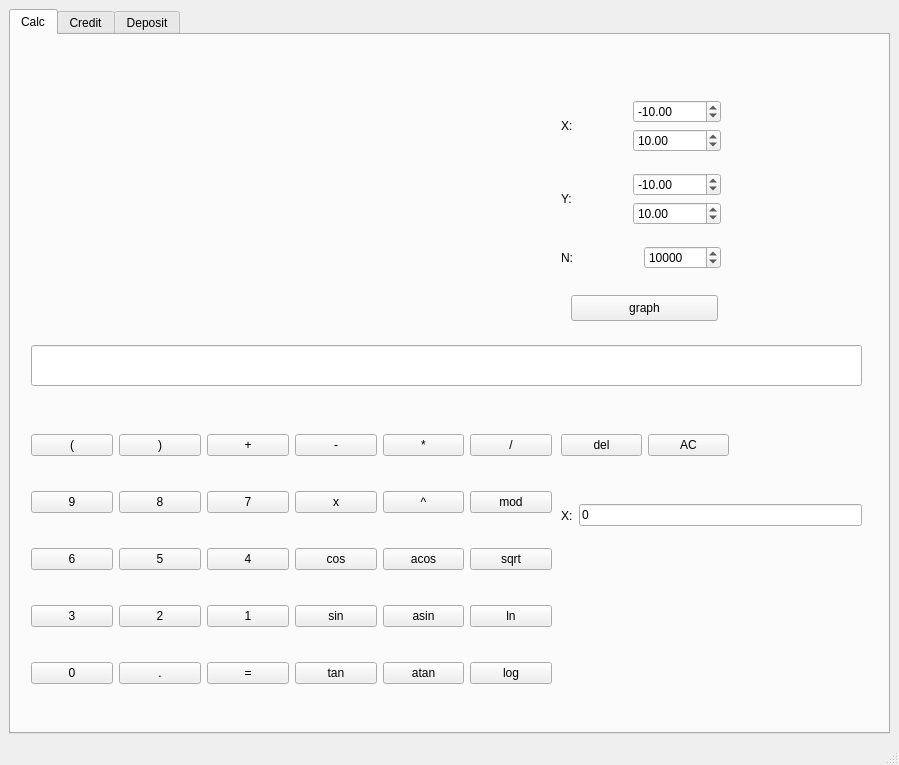
<?xml version="1.0" encoding="UTF-8"?>
<ui version="4.0">
 <class>MainWindow</class>
 <widget class="QMainWindow" name="MainWindow">
  <property name="geometry">
   <rect>
    <x>0</x>
    <y>0</y>
    <width>899</width>
    <height>765</height>
   </rect>
  </property>
  <property name="windowTitle">
   <string>MainWindow</string>
  </property>
  <widget class="QWidget" name="centralwidget">
   <layout class="QHBoxLayout" name="horizontalLayout_7">
    <item>
     <widget class="QTabWidget" name="tabWidget">
      <property name="currentIndex">
       <number>0</number>
      </property>
      <widget class="QWidget" name="base_tab">
       <attribute name="title">
        <string>Calc</string>
       </attribute>
       <widget class="QWidget" name="horizontalLayoutWidget">
        <property name="geometry">
         <rect>
          <x>20</x>
          <y>370</y>
          <width>521</width>
          <height>310</height>
         </rect>
        </property>
        <layout class="QHBoxLayout" name="horizontalLayout">
         <item>
          <layout class="QGridLayout" name="gridLayout">
           <item row="2" column="1">
            <widget class="QPushButton" name="five_button">
             <property name="text">
              <string>5</string>
             </property>
            </widget>
           </item>
           <item row="1" column="2">
            <widget class="QPushButton" name="seven_button">
             <property name="text">
              <string>7</string>
             </property>
            </widget>
           </item>
           <item row="4" column="0">
            <widget class="QPushButton" name="zero_button">
             <property name="text">
              <string>0</string>
             </property>
            </widget>
           </item>
           <item row="3" column="2">
            <widget class="QPushButton" name="one_button">
             <property name="text">
              <string>1</string>
             </property>
            </widget>
           </item>
           <item row="3" column="0">
            <widget class="QPushButton" name="three_button">
             <property name="text">
              <string>3</string>
             </property>
            </widget>
           </item>
           <item row="2" column="0">
            <widget class="QPushButton" name="six_button">
             <property name="text">
              <string>6</string>
             </property>
            </widget>
           </item>
           <item row="0" column="1">
            <widget class="QPushButton" name="close_button">
             <property name="text">
              <string>)</string>
             </property>
            </widget>
           </item>
           <item row="1" column="0">
            <widget class="QPushButton" name="nine_button">
             <property name="text">
              <string>9</string>
             </property>
            </widget>
           </item>
           <item row="4" column="1">
            <widget class="QPushButton" name="dot_button">
             <property name="text">
              <string>.</string>
             </property>
            </widget>
           </item>
           <item row="0" column="0">
            <widget class="QPushButton" name="open_button">
             <property name="text">
              <string>(</string>
             </property>
            </widget>
           </item>
           <item row="3" column="1">
            <widget class="QPushButton" name="two_button">
             <property name="text">
              <string>2</string>
             </property>
            </widget>
           </item>
           <item row="0" column="2">
            <widget class="QPushButton" name="plus_button">
             <property name="text">
              <string>+</string>
             </property>
            </widget>
           </item>
           <item row="4" column="2">
            <widget class="QPushButton" name="calc_button">
             <property name="text">
              <string>=</string>
             </property>
            </widget>
           </item>
           <item row="1" column="1">
            <widget class="QPushButton" name="eight_button">
             <property name="text">
              <string>8</string>
             </property>
            </widget>
           </item>
           <item row="2" column="2">
            <widget class="QPushButton" name="four_button">
             <property name="text">
              <string>4</string>
             </property>
            </widget>
           </item>
          </layout>
         </item>
         <item>
          <layout class="QGridLayout" name="gridLayout_2">
           <item row="2" column="0">
            <widget class="QPushButton" name="cos">
             <property name="text">
              <string>cos</string>
             </property>
            </widget>
           </item>
           <item row="0" column="1">
            <widget class="QPushButton" name="mult_button">
             <property name="text">
              <string>*</string>
             </property>
            </widget>
           </item>
           <item row="3" column="1">
            <widget class="QPushButton" name="asin">
             <property name="text">
              <string>asin</string>
             </property>
            </widget>
           </item>
           <item row="3" column="0">
            <widget class="QPushButton" name="sin">
             <property name="text">
              <string>sin</string>
             </property>
            </widget>
           </item>
           <item row="3" column="2">
            <widget class="QPushButton" name="ln">
             <property name="text">
              <string>ln</string>
             </property>
            </widget>
           </item>
           <item row="1" column="2">
            <widget class="QPushButton" name="mod_button">
             <property name="text">
              <string>mod</string>
             </property>
            </widget>
           </item>
           <item row="2" column="2">
            <widget class="QPushButton" name="sqrt">
             <property name="text">
              <string>sqrt</string>
             </property>
            </widget>
           </item>
           <item row="4" column="2">
            <widget class="QPushButton" name="log">
             <property name="text">
              <string>log</string>
             </property>
            </widget>
           </item>
           <item row="0" column="2">
            <widget class="QPushButton" name="div_button">
             <property name="text">
              <string>/</string>
             </property>
            </widget>
           </item>
           <item row="2" column="1">
            <widget class="QPushButton" name="acos">
             <property name="text">
              <string>acos</string>
             </property>
            </widget>
           </item>
           <item row="1" column="0">
            <widget class="QPushButton" name="x_button">
             <property name="enabled">
              <bool>true</bool>
             </property>
             <property name="text">
              <string>x</string>
             </property>
            </widget>
           </item>
           <item row="1" column="1">
            <widget class="QPushButton" name="pow_button">
             <property name="text">
              <string>^</string>
             </property>
            </widget>
           </item>
           <item row="4" column="1">
            <widget class="QPushButton" name="atan">
             <property name="text">
              <string>atan</string>
             </property>
            </widget>
           </item>
           <item row="4" column="0">
            <widget class="QPushButton" name="tan">
             <property name="text">
              <string>tan</string>
             </property>
            </widget>
           </item>
           <item row="0" column="0">
            <widget class="QPushButton" name="minus_button">
             <property name="text">
              <string>-</string>
             </property>
            </widget>
           </item>
          </layout>
         </item>
        </layout>
       </widget>
       <widget class="QWidget" name="horizontalLayoutWidget_2">
        <property name="geometry">
         <rect>
          <x>550</x>
          <y>380</y>
          <width>168</width>
          <height>61</height>
         </rect>
        </property>
        <layout class="QHBoxLayout" name="horizontalLayout_5">
         <item>
          <widget class="QPushButton" name="del_button">
           <property name="text">
            <string>del</string>
           </property>
          </widget>
         </item>
         <item>
          <widget class="QPushButton" name="ac_button">
           <property name="text">
            <string>AC</string>
           </property>
          </widget>
         </item>
        </layout>
       </widget>
       <widget class="QWidget" name="horizontalLayoutWidget_4">
        <property name="geometry">
         <rect>
          <x>550</x>
          <y>450</y>
          <width>301</width>
          <height>61</height>
         </rect>
        </property>
        <layout class="QHBoxLayout" name="horizontalLayout_4">
         <item>
          <widget class="QLabel" name="xv_label">
           <property name="text">
            <string>X:</string>
           </property>
          </widget>
         </item>
         <item>
          <widget class="QLineEdit" name="xv_edit">
           <property name="text">
            <string>0</string>
           </property>
          </widget>
         </item>
        </layout>
       </widget>
       <widget class="QLineEdit" name="lineEdit">
        <property name="geometry">
         <rect>
          <x>20</x>
          <y>310</y>
          <width>831</width>
          <height>41</height>
         </rect>
        </property>
        <property name="maxLength">
         <number>255</number>
        </property>
        <property name="readOnly">
         <bool>false</bool>
        </property>
       </widget>
       <widget class="QWidget" name="verticalLayoutWidget_4">
        <property name="geometry">
         <rect>
          <x>550</x>
          <y>50</y>
          <width>160</width>
          <height>201</height>
         </rect>
        </property>
        <layout class="QVBoxLayout" name="verticalLayout_4">
         <item>
          <layout class="QHBoxLayout" name="horizontalLayout_2">
           <item>
            <widget class="QLabel" name="x_label">
             <property name="text">
              <string>X:</string>
             </property>
            </widget>
           </item>
           <item>
            <layout class="QVBoxLayout" name="verticalLayout_2">
             <item>
              <widget class="QDoubleSpinBox" name="xspin_start">
               <property name="minimum">
                <double>-1000000.000000000000000</double>
               </property>
               <property name="maximum">
                <double>1000000.000000000000000</double>
               </property>
               <property name="value">
                <double>-10.000000000000000</double>
               </property>
              </widget>
             </item>
             <item>
              <widget class="QDoubleSpinBox" name="xspin_stop">
               <property name="minimum">
                <double>-1000000.000000000000000</double>
               </property>
               <property name="maximum">
                <double>1000000.000000000000000</double>
               </property>
               <property name="value">
                <double>10.000000000000000</double>
               </property>
              </widget>
             </item>
            </layout>
           </item>
          </layout>
         </item>
         <item>
          <layout class="QHBoxLayout" name="horizontalLayout_3">
           <item>
            <widget class="QLabel" name="y_label">
             <property name="enabled">
              <bool>true</bool>
             </property>
             <property name="text">
              <string>Y:</string>
             </property>
            </widget>
           </item>
           <item>
            <layout class="QVBoxLayout" name="verticalLayout_3">
             <item>
              <widget class="QDoubleSpinBox" name="yspin_start">
               <property name="minimum">
                <double>-1000000.000000000000000</double>
               </property>
               <property name="maximum">
                <double>1000000.000000000000000</double>
               </property>
               <property name="value">
                <double>-10.000000000000000</double>
               </property>
              </widget>
             </item>
             <item>
              <widget class="QDoubleSpinBox" name="yspin_stop">
               <property name="minimum">
                <double>-1000000.000000000000000</double>
               </property>
               <property name="maximum">
                <double>1000000.000000000000000</double>
               </property>
               <property name="value">
                <double>10.000000000000000</double>
               </property>
              </widget>
             </item>
            </layout>
           </item>
          </layout>
         </item>
         <item>
          <layout class="QHBoxLayout" name="horizontalLayout_6">
           <item>
            <widget class="QLabel" name="n_label">
             <property name="tabletTracking">
              <bool>false</bool>
             </property>
             <property name="text">
              <string>N:</string>
             </property>
            </widget>
           </item>
           <item>
            <widget class="QSpinBox" name="nspin">
             <property name="minimum">
              <number>1</number>
             </property>
             <property name="maximum">
              <number>100000</number>
             </property>
             <property name="value">
              <number>10000</number>
             </property>
            </widget>
           </item>
          </layout>
         </item>
        </layout>
       </widget>
       <widget class="QPushButton" name="graph_button">
        <property name="geometry">
         <rect>
          <x>560</x>
          <y>260</y>
          <width>147</width>
          <height>26</height>
         </rect>
        </property>
        <property name="text">
         <string>graph</string>
        </property>
       </widget>
       <widget class="QCustomPlot" name="graph" native="true">
        <property name="geometry">
         <rect>
          <x>40</x>
          <y>20</y>
          <width>461</width>
          <height>271</height>
         </rect>
        </property>
       </widget>
      </widget>
      <widget class="QWidget" name="bonus1_tab">
       <attribute name="title">
        <string>Credit</string>
       </attribute>
       <widget class="QWidget" name="gridLayoutWidget">
        <property name="geometry">
         <rect>
          <x>20</x>
          <y>40</y>
          <width>573</width>
          <height>311</height>
         </rect>
        </property>
        <layout class="QGridLayout" name="gridLayout_3">
         <item row="1" column="0">
          <widget class="QLabel" name="label_2">
           <property name="text">
            <string>Срок кредита (месяцы): </string>
           </property>
          </widget>
         </item>
         <item row="3" column="1">
          <widget class="QRadioButton" name="aut_radio">
           <property name="text">
            <string>Аннуитетные</string>
           </property>
           <property name="checked">
            <bool>true</bool>
           </property>
          </widget>
         </item>
         <item row="2" column="0">
          <widget class="QLabel" name="label_3">
           <property name="text">
            <string>Процентная ставка:</string>
           </property>
          </widget>
         </item>
         <item row="4" column="1">
          <widget class="QRadioButton" name="dif_radio">
           <property name="text">
            <string>Дифференцированные </string>
           </property>
          </widget>
         </item>
         <item row="3" column="0">
          <widget class="QLabel" name="label_4">
           <property name="text">
            <string>Тип ежемесячных платежей: </string>
           </property>
          </widget>
         </item>
         <item row="0" column="0">
          <widget class="QLabel" name="label">
           <property name="text">
            <string>Общая сумма кредита: </string>
           </property>
          </widget>
         </item>
         <item row="0" column="1">
          <widget class="QDoubleSpinBox" name="credit_sum">
           <property name="minimum">
            <double>1.000000000000000</double>
           </property>
           <property name="maximum">
            <double>500000000.000000000000000</double>
           </property>
          </widget>
         </item>
         <item row="2" column="1">
          <widget class="QDoubleSpinBox" name="credit_perc">
           <property name="minimum">
            <double>0.010000000000000</double>
           </property>
           <property name="maximum">
            <double>999.000000000000000</double>
           </property>
          </widget>
         </item>
         <item row="1" column="1">
          <widget class="QSpinBox" name="credit_months">
           <property name="minimum">
            <number>1</number>
           </property>
           <property name="maximum">
            <number>600</number>
           </property>
          </widget>
         </item>
         <item row="4" column="0">
          <widget class="QPushButton" name="credit_start">
           <property name="text">
            <string>РАССЧИТАТЬ</string>
           </property>
          </widget>
         </item>
        </layout>
       </widget>
       <widget class="QLabel" name="label_5">
        <property name="geometry">
         <rect>
          <x>20</x>
          <y>10</y>
          <width>241</width>
          <height>31</height>
         </rect>
        </property>
        <property name="font">
         <font>
          <pointsize>14</pointsize>
          <bold>true</bold>
         </font>
        </property>
        <property name="styleSheet">
         <string notr="true">font-weight: bold;</string>
        </property>
        <property name="text">
         <string>Кредитный калькулятор</string>
        </property>
       </widget>
       <widget class="QLabel" name="label_6">
        <property name="geometry">
         <rect>
          <x>20</x>
          <y>380</y>
          <width>241</width>
          <height>31</height>
         </rect>
        </property>
        <property name="font">
         <font>
          <pointsize>14</pointsize>
          <bold>true</bold>
         </font>
        </property>
        <property name="styleSheet">
         <string notr="true">font-weight: bold;</string>
        </property>
        <property name="text">
         <string>Результат</string>
        </property>
       </widget>
       <widget class="QWidget" name="gridLayoutWidget_2">
        <property name="geometry">
         <rect>
          <x>19</x>
          <y>409</y>
          <width>571</width>
          <height>251</height>
         </rect>
        </property>
        <layout class="QGridLayout" name="gridLayout_4">
         <item row="0" column="0">
          <widget class="QLabel" name="label_7">
           <property name="text">
            <string>Ежемесячный платеж</string>
           </property>
          </widget>
         </item>
         <item row="2" column="0">
          <widget class="QLabel" name="label_9">
           <property name="text">
            <string>Долг + проценты</string>
           </property>
          </widget>
         </item>
         <item row="1" column="0">
          <widget class="QLabel" name="label_8">
           <property name="text">
            <string>Начисленные проценты</string>
           </property>
          </widget>
         </item>
         <item row="0" column="1">
          <widget class="QLineEdit" name="month_pay">
           <property name="readOnly">
            <bool>true</bool>
           </property>
          </widget>
         </item>
         <item row="1" column="1">
          <widget class="QLineEdit" name="perc_pay">
           <property name="readOnly">
            <bool>true</bool>
           </property>
          </widget>
         </item>
         <item row="2" column="1">
          <widget class="QLineEdit" name="all_pay">
           <property name="text">
            <string/>
           </property>
           <property name="readOnly">
            <bool>true</bool>
           </property>
          </widget>
         </item>
        </layout>
       </widget>
      </widget>
      <widget class="QWidget" name="bonus2_tab">
       <attribute name="title">
        <string>Deposit</string>
       </attribute>
       <widget class="QTableWidget" name="tableWidget">
        <property name="geometry">
         <rect>
          <x>10</x>
          <y>490</y>
          <width>621</width>
          <height>192</height>
         </rect>
        </property>
        <property name="minimumSize">
         <size>
          <width>421</width>
          <height>0</height>
         </size>
        </property>
        <attribute name="horizontalHeaderCascadingSectionResizes">
         <bool>true</bool>
        </attribute>
        <attribute name="horizontalHeaderDefaultSectionSize">
         <number>150</number>
        </attribute>
        <attribute name="horizontalHeaderHighlightSections">
         <bool>true</bool>
        </attribute>
        <row/>
        <column>
         <property name="text">
          <string>Дата</string>
         </property>
        </column>
        <column>
         <property name="text">
          <string>Сумма</string>
         </property>
        </column>
        <column>
         <property name="text">
          <string>Периодичность</string>
         </property>
        </column>
        <column>
         <property name="text">
          <string>Тип</string>
         </property>
        </column>
       </widget>
       <widget class="QWidget" name="verticalLayoutWidget">
        <property name="geometry">
         <rect>
          <x>10</x>
          <y>10</y>
          <width>511</width>
          <height>291</height>
         </rect>
        </property>
        <layout class="QVBoxLayout" name="verticalLayout">
         <item>
          <layout class="QHBoxLayout" name="horizontalLayout_8">
           <item>
            <widget class="QLabel" name="label_10">
             <property name="text">
              <string>Сумма вклада</string>
             </property>
            </widget>
           </item>
           <item>
            <widget class="QDoubleSpinBox" name="doubleSpinBox">
             <property name="maximum">
              <double>10000000000000000000.000000000000000</double>
             </property>
            </widget>
           </item>
          </layout>
         </item>
         <item>
          <layout class="QHBoxLayout" name="horizontalLayout_9">
           <item>
            <widget class="QLabel" name="label_11">
             <property name="text">
              <string>Срок размещения</string>
             </property>
            </widget>
           </item>
           <item>
            <widget class="QSpinBox" name="spinBox">
             <property name="maximum">
              <number>100</number>
             </property>
            </widget>
           </item>
           <item>
            <widget class="QComboBox" name="comboBox">
             <item>
              <property name="text">
               <string>Дней</string>
              </property>
             </item>
             <item>
              <property name="text">
               <string>Месяцев</string>
              </property>
             </item>
             <item>
              <property name="text">
               <string>Лет</string>
              </property>
             </item>
            </widget>
           </item>
          </layout>
         </item>
         <item>
          <layout class="QHBoxLayout" name="horizontalLayout_10">
           <item>
            <widget class="QLabel" name="label_12">
             <property name="text">
              <string>Начало срока</string>
             </property>
            </widget>
           </item>
           <item>
            <widget class="QDateEdit" name="dateEdit">
             <property name="displayFormat">
              <string>dd/MM/yyyy</string>
             </property>
             <property name="date">
              <date>
               <year>2024</year>
               <month>3</month>
               <day>3</day>
              </date>
             </property>
            </widget>
           </item>
          </layout>
         </item>
         <item>
          <layout class="QHBoxLayout" name="horizontalLayout_13">
           <item>
            <widget class="QLabel" name="label_14">
             <property name="text">
              <string>Процентная ставка</string>
             </property>
            </widget>
           </item>
           <item>
            <widget class="QComboBox" name="comboBox_3">
             <item>
              <property name="text">
               <string>Фиксированная</string>
              </property>
             </item>
             <item>
              <property name="text">
               <string>Зависит от суммы</string>
              </property>
             </item>
             <item>
              <property name="text">
               <string>Зависит от срока</string>
              </property>
             </item>
            </widget>
           </item>
           <item>
            <widget class="QDoubleSpinBox" name="doubleSpinBox_2"/>
           </item>
          </layout>
         </item>
         <item>
          <layout class="QHBoxLayout" name="horizontalLayout_14">
           <item>
            <widget class="QLabel" name="label_15">
             <property name="text">
              <string>Налоговая ставка</string>
             </property>
            </widget>
           </item>
           <item>
            <widget class="QDoubleSpinBox" name="doubleSpinBox_3"/>
           </item>
          </layout>
         </item>
         <item>
          <layout class="QHBoxLayout" name="horizontalLayout_11">
           <item>
            <widget class="QCheckBox" name="checkBox">
             <property name="text">
              <string>Капитализация процентов</string>
             </property>
            </widget>
           </item>
          </layout>
         </item>
         <item>
          <layout class="QHBoxLayout" name="horizontalLayout_12">
           <item>
            <widget class="QLabel" name="label_13">
             <property name="text">
              <string>Периодичность выплат</string>
             </property>
            </widget>
           </item>
           <item>
            <widget class="QComboBox" name="comboBox_2">
             <item>
              <property name="text">
               <string>В конце срока</string>
              </property>
             </item>
             <item>
              <property name="text">
               <string>Каждый день</string>
              </property>
             </item>
             <item>
              <property name="text">
               <string>Каждую неделю</string>
              </property>
             </item>
             <item>
              <property name="text">
               <string>Каждый месяц</string>
              </property>
             </item>
             <item>
              <property name="text">
               <string>Каждый квартал</string>
              </property>
             </item>
             <item>
              <property name="text">
               <string>Каждые полгода</string>
              </property>
             </item>
             <item>
              <property name="text">
               <string>Каждый год</string>
              </property>
             </item>
            </widget>
           </item>
          </layout>
         </item>
        </layout>
       </widget>
       <widget class="QWidget" name="verticalLayoutWidget_2">
        <property name="geometry">
         <rect>
          <x>550</x>
          <y>10</y>
          <width>321</width>
          <height>291</height>
         </rect>
        </property>
        <layout class="QVBoxLayout" name="verticalLayout_5">
         <item>
          <widget class="QLabel" name="label_16">
           <property name="text">
            <string>Начисленные проценты</string>
           </property>
           <property name="alignment">
            <set>Qt::AlignCenter</set>
           </property>
          </widget>
         </item>
         <item>
          <widget class="QLineEdit" name="lineEdit_2">
           <property name="readOnly">
            <bool>true</bool>
           </property>
          </widget>
         </item>
         <item>
          <widget class="QLabel" name="label_17">
           <property name="text">
            <string>Сумма налога</string>
           </property>
           <property name="alignment">
            <set>Qt::AlignCenter</set>
           </property>
          </widget>
         </item>
         <item>
          <widget class="QLineEdit" name="lineEdit_3">
           <property name="readOnly">
            <bool>true</bool>
           </property>
          </widget>
         </item>
         <item>
          <widget class="QLabel" name="label_18">
           <property name="text">
            <string>Сумма на вкладе к концу срока</string>
           </property>
           <property name="alignment">
            <set>Qt::AlignCenter</set>
           </property>
          </widget>
         </item>
         <item>
          <widget class="QLineEdit" name="lineEdit_4">
           <property name="readOnly">
            <bool>true</bool>
           </property>
          </widget>
         </item>
        </layout>
       </widget>
       <widget class="QWidget" name="horizontalLayoutWidget_11">
        <property name="geometry">
         <rect>
          <x>10</x>
          <y>360</y>
          <width>621</width>
          <height>80</height>
         </rect>
        </property>
        <layout class="QHBoxLayout" name="horizontalLayout_15">
         <item>
          <widget class="QComboBox" name="comboBox_4">
           <item>
            <property name="text">
             <string>Разовое</string>
            </property>
           </item>
           <item>
            <property name="text">
             <string>Раз в месяц</string>
            </property>
           </item>
           <item>
            <property name="text">
             <string>Два раза в месяц</string>
            </property>
           </item>
           <item>
            <property name="text">
             <string>Раз в квартал</string>
            </property>
           </item>
           <item>
            <property name="text">
             <string>Раз в полгода</string>
            </property>
           </item>
           <item>
            <property name="text">
             <string>Раз в год</string>
            </property>
           </item>
          </widget>
         </item>
         <item>
          <widget class="QDateEdit" name="dateEdit_2">
           <property name="displayFormat">
            <string>dd/MM/yyyy</string>
           </property>
           <property name="date">
            <date>
             <year>2024</year>
             <month>3</month>
             <day>3</day>
            </date>
           </property>
          </widget>
         </item>
         <item>
          <widget class="QLineEdit" name="lineEdit_5">
           <property name="maximumSize">
            <size>
             <width>170</width>
             <height>16777215</height>
            </size>
           </property>
           <property name="maxLength">
            <number>10</number>
           </property>
           <property name="placeholderText">
            <string>Сумма</string>
           </property>
          </widget>
         </item>
         <item>
          <widget class="QComboBox" name="comboBox_5">
           <item>
            <property name="text">
             <string>Пополнение</string>
            </property>
           </item>
           <item>
            <property name="text">
             <string>Снятие</string>
            </property>
           </item>
          </widget>
         </item>
        </layout>
       </widget>
       <widget class="QPushButton" name="pushButton">
        <property name="geometry">
         <rect>
          <x>60</x>
          <y>450</y>
          <width>131</width>
          <height>31</height>
         </rect>
        </property>
        <property name="text">
         <string>Добавить запись</string>
        </property>
       </widget>
       <widget class="QPushButton" name="pushButton_2">
        <property name="geometry">
         <rect>
          <x>420</x>
          <y>450</y>
          <width>131</width>
          <height>31</height>
         </rect>
        </property>
        <property name="text">
         <string>Удалить запись</string>
        </property>
       </widget>
      </widget>
     </widget>
    </item>
   </layout>
  </widget>
  <widget class="QStatusBar" name="statusbar"/>
 </widget>
 <customwidgets>
  <customwidget>
   <class>QCustomPlot</class>
   <extends>QWidget</extends>
   <header>headers/qcustomplot.h</header>
   <container>1</container>
  </customwidget>
 </customwidgets>
 <resources/>
 <connections/>
</ui>
